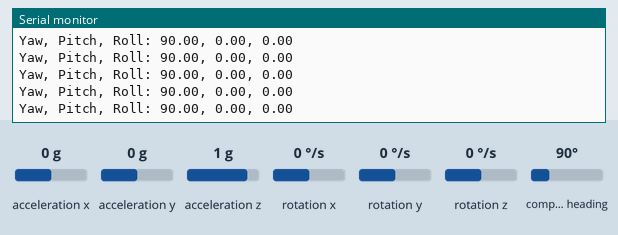
This sketch was run on a simulated Arduino Uno, built with avr-gcc and run on an emulated ATmega328P. On the bench: the last lines printed to the serial monitor. The inputs (shaded band) are chosen by the test bench; at power-on: compass heading 90°, acceleration x 0 g, acceleration y 0 g, acceleration z 1 g, rotation x 0 °/s, rotation y 0 °/s, rotation z 0 °/s. The ROS host is connected and sends only what is stated.

Above: at 3.2 s.
3.3 s: compass heading set to 269°
At 4.3 s:
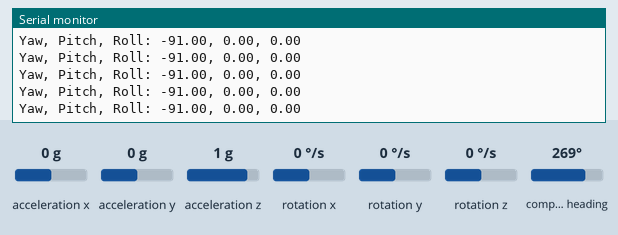
6.3 s: acceleration x set to -1.4 g
At 7.3 s:
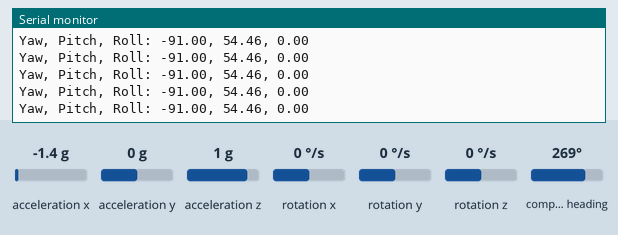
7.8 s: acceleration y set to -1.4 g
At 8.3 s:
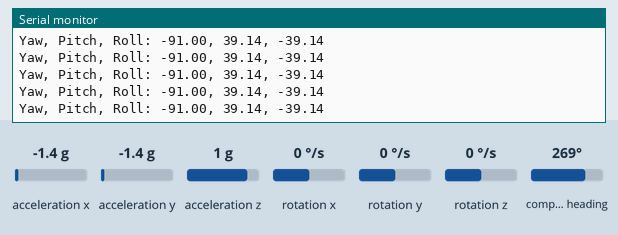
10.8 s: acceleration z set to -1.4 g
At 11.9 s:
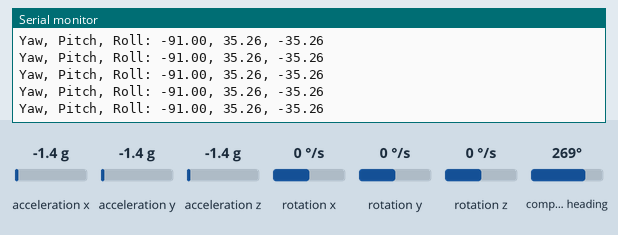
12.3 s: acceleration x set to 0 g
At 12.8 s:
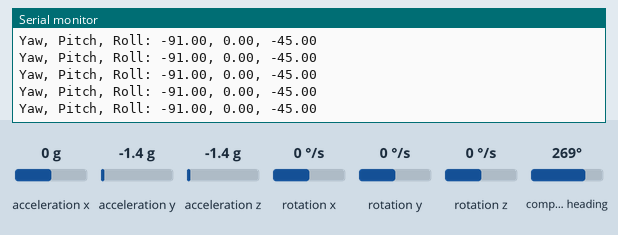
Timing chart, 0 to 15.3 s (numbered marks = the images above; inputs shaded):
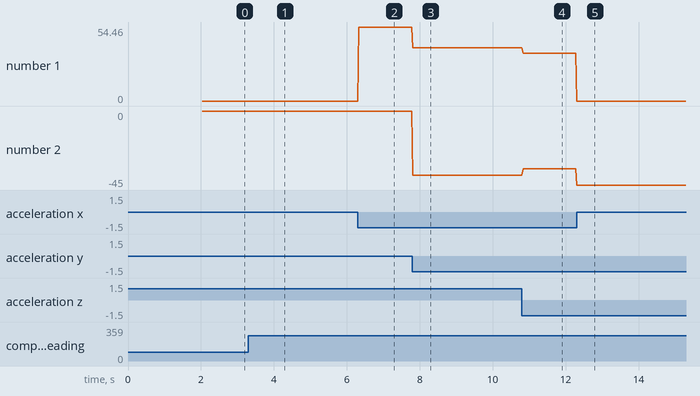

Measured:
- after the input at 3.3 s, the serial monitor: prints a new line at once (image 1)
- after the input at 6.3 s, the serial monitor: prints a new line at once (image 2)
- after the input at 7.8 s, the serial monitor: prints a new line at once (image 3)
- after the input at 10.8 s, the serial monitor: prints a new line at once (image 4)
- after the input at 12.3 s, the serial monitor: prints a new line at once (image 5)
- plotted number 1: 0 → 54.46 after the input at 6.3 s, 54.46 → 39.14 after the input at 7.8 s, 39.14 → 35.26 after the input at 10.8 s, 35.26 → 0 after the input at 12.3 s
- plotted number 2: 0 → -39.14 after the input at 7.8 s, -39.14 → -35.26 after the input at 10.8 s, -35.26 → -45 after the input at 12.3 s

The sketch:

ros_serial_imu.ino
```cpp
#include "MPU9250.h"
#include <ros.h>
#include <sensor_msgs/Imu.h>

ros::NodeHandle nh;
sensor_msgs::Imu imu_msg;

ros::Publisher imu_pub("imu_data", &imu_msg);

MPU9250 mpu;

void setup() {
  nh.initNode();
  nh.advertise(imu_pub);
  Serial.begin(115200);
  Wire.begin();
  delay(2000);

  if (!mpu.setup(0x68)) {  // change to your own address
    while (1) {
      Serial.println("MPU connection failed. Please check your connection with `connection_check` example.");
      delay(5000);
    }
  }
}

void loop() {
  if (mpu.update()) {
    static uint32_t prev_ms = millis();
    if (millis() > prev_ms + 25) {
      print_roll_pitch_yaw();
      imu_pub.publish(&imu_msg);
      nh.spinOnce();
      prev_ms = millis();
    }
  }
}

void print_roll_pitch_yaw() {
  float yaw = mpu.getYaw();
  float pitch = mpu.getPitch();
  float roll = mpu.getRoll();
  imu_msg.header.stamp = nh.now();
  imu_msg.orientation.x = roll;
  imu_msg.orientation.y = pitch;
  imu_msg.orientation.z = yaw;
  Serial.print("Yaw, Pitch, Roll: ");
  Serial.print(yaw, 2);
  Serial.print(", ");
  Serial.print(pitch, 2);
  Serial.print(", ");
  Serial.println(roll, 2);
}
```
